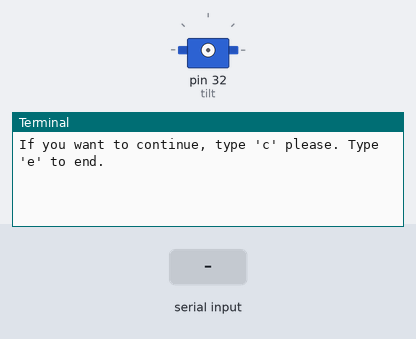
Bench run of a program on a simulated Raspberry Pi (header pin numbers). On the bench: servo, the last lines printed to the terminal. Inputs (shaded band) come from the test bench. Servo angles are drawn from the pulse width (0.5 ms = 0°, 2.5 ms = 180°).

Above: at 1.2 s.
1.3 s: "c" typed at the terminal, then Enter
At 1.9 s:
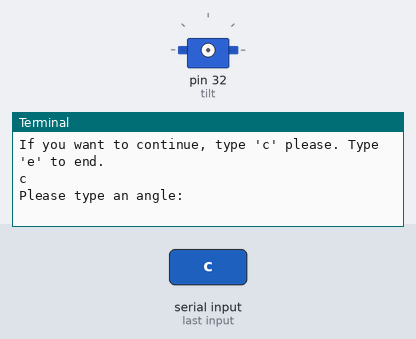
2.8 s: "5" typed at the terminal, then Enter
At 5.0 s:
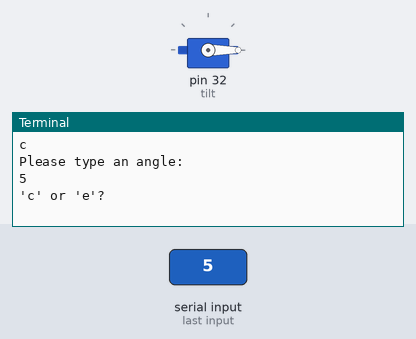

The program:

gpio_feed.py
```python
import RPi.GPIO as GPIO
import time


def setServoAngle(angle):
    GPIO.setmode(GPIO.BOARD)
    GPIO.setwarnings(False)
    GPIO.setup(32, GPIO.OUT)
    tilt = GPIO.PWM(32, 50)
    tilt.start(0)
    DutyCycle = angle / 18 + 2
    tilt.ChangeDutyCycle(DutyCycle)
    time.sleep(1)
    tilt.stop()


def feed():
    setServoAngle(90)


def feed_off():
    setServoAngle(0)


if __name__ == '__main__':
    c = input("If you want to continue, type 'c' please. Type 'e' to end.")
    while c == 'c':
        angle = input('Please type an angle:')  # input输入的是字符串，需要用int（）函数转化成数字。
        angle = int(angle)
        setServoAngle(angle)
        c = input("'c' or 'e'?")
    GPIO.cleanup()
    exit()
```

Measured:
- after the input at 1.3 s, the terminal: prints a new line at once (image 1)
- after the input at 2.8 s, the terminal: prints a new line at once (image 2)
